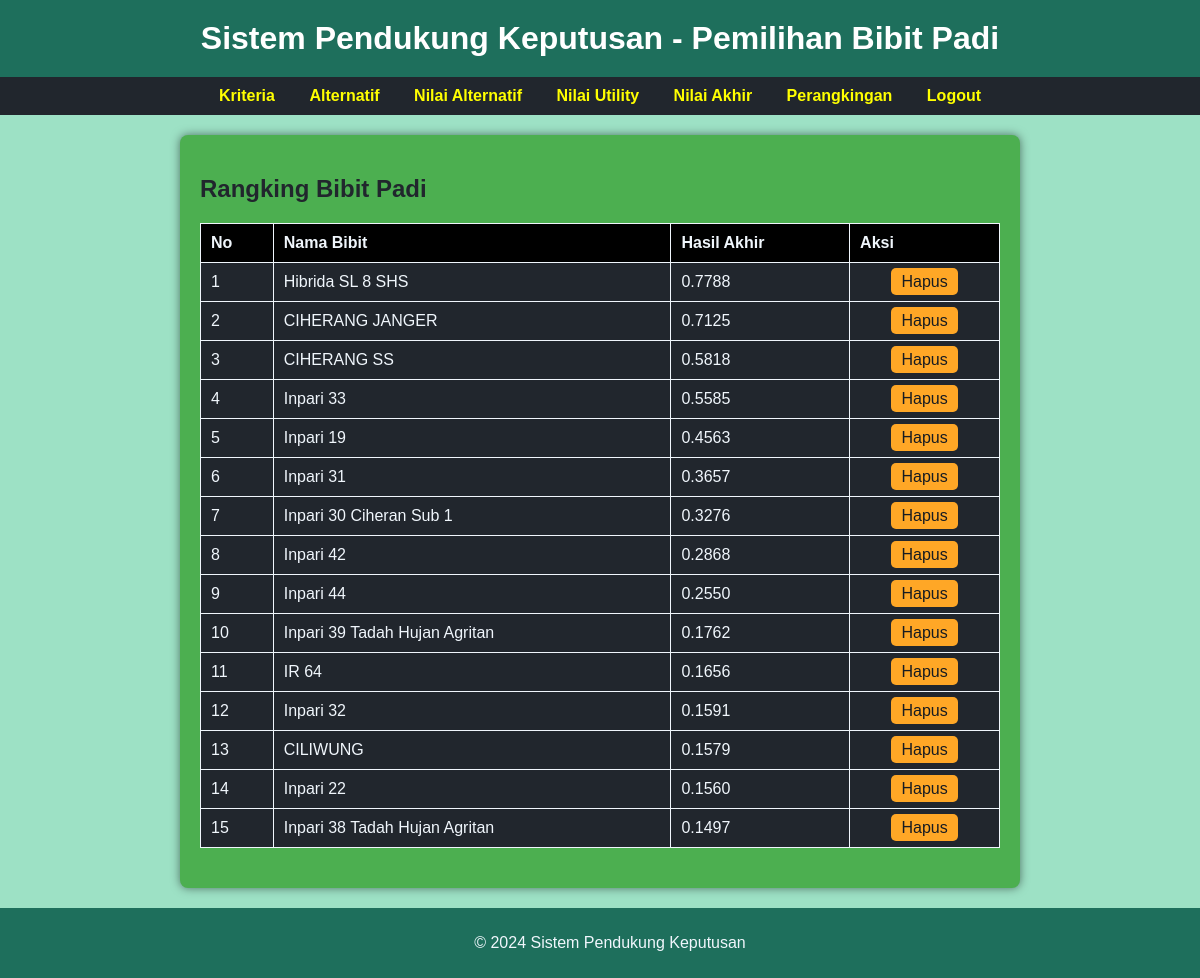
/admin/perangkingan.php (signed in), run on the app's committed database.
### tables this page shows
CREATE TABLE `rangking` (
  `rangking_id` int NOT NULL,
  `utility_id` int DEFAULT NULL,
  `hasil_akhir` float DEFAULT NULL,
  `kriteria_id` int DEFAULT NULL
);

CREATE TABLE `alternatif` (
  `alternatif_id` int NOT NULL,
  `nama_bibit` varchar(255) NOT NULL
);

### admin/perangkingan.php (the view, shortened to what this page needs)
<?php
include "../koneksi.php";
$sql = "SELECT
            alternatif.nama_bibit,
            rangking.hasil_akhir,
            rangking.rangking_id
        FROM rangking
        INNER JOIN nilai_utility ON rangking.utility_id = nilai_utility.utility_id
        INNER JOIN detail_informasi ON nilai_utility.detail_informasi_id = detail_informasi.detail_informasi_id
        INNER JOIN alternatif ON detail_informasi.alternatif_id = alternatif.alternatif_id
        ORDER BY rangking.hasil_akhir DESC";
$result = $koneksi->query($sql);
?>
<!DOCTYPE html>
<html lang="en">
<head>
    <link rel="stylesheet" href="./assets/rangking.css">
</head>
<body>
    <header>
        <h1>Sistem Pendukung Keputusan - Pemilihan Bibit Padi</h1>
    </header>
    <nav>
        <a href="kriteria.php">Kriteria</a>
        <a href="alternatif.php">Alternatif</a>
        <a href="nilaiAlternatif.php">Nilai Alternatif</a>
        <a href="utility.php">Nilai Utility</a>
        <a href="nilai_akhir.php">Nilai Akhir</a>
        <a href="#">Perangkingan</a>
        <a href="../logout.php">Logout</a>
    </nav>
    <main>
        <div class="container">
            <section id="perangkingan" class="feature">
                <h2>Rangking Bibit Padi</h2>
                <table>
                    <thead>
                        <tr>
                            <th>No</th>
                            <th>Nama Bibit</th>
                            <th>Hasil Akhir</th>
                            <th>Aksi</th>
                        </tr>
                    </thead>
                    <tbody>
                        <?php if ($result->num_rows > 0): ?>
                            <?php $no = 1; ?>
                            <?php while ($row = $result->fetch_assoc()): ?>
                                <tr>
                                    <td><?= $no++; ?></td>
                                    <td><?= htmlspecialchars($row['nama_bibit']); ?></td>
                                    <td><?= number_format($row['hasil_akhir'], 4); ?></td>
                                    <td>
                                        <div class="btn-group aksi">
                                            <a href="perangkingan.php?id=<?= htmlspecialchars($row['rangking_id']); ?>"
                                                onclick="return confirm('Apakah Anda yakin ingin menghapus data ini?');">
                                                Hapus
                                            </a>
                                        </div>
                                    </td>
                                </tr>
                            <?php endwhile; ?>
                        <?php else: ?>
                            <tr>
                                <td colspan="3">Tidak ada data</td>
                            </tr>
                        <?php endif; ?>
                    </tbody>
                </table>
            </section>
        </div>
    </main>
    <footer>
        <p>&copy; 2024 Sistem Pendukung Keputusan</p>
    </footer>
</body>
</html>

### admin/assets/rangking.css (style rules this page uses)
body { font-family: Arial, sans-serif; margin: 0; padding: 0; background-color: #9de1c5; color: #f0f6fc; display: flex; flex-direction: column; min-height: 100vh; }
header { background-color: #1e6f5c; padding: 20px; text-align: center; }
header h1 { margin: 0; color: white; }
nav { background-color: #21262d; padding: 10px; text-align: center; }
nav a { color: yellow; text-decoration: none; margin: 0 15px; font-weight: bold; }
main { flex: 1; padding: 20px; }
.container { max-width: 800px; margin: 0 auto; background-color: #4caf50; padding: 20px; border-radius: 8px; box-shadow: 0 0 10px rgba(0, 0, 0, 0.5); }
.feature { margin-bottom: 20px; }
.feature h2 { color: #21262d; }
footer { background-color: #1e6f5c; text-align: center; padding: 10px; bottom: 0; width: 100%; }
table { width: 100%; border-collapse: collapse; margin-top: 10px; }
table, th, td { border: 1px solid #f0f6fc; }
th, td { padding: 10px; text-align: left; background-color: #21262d; }
th { background-color: #000; }
.btn-group a { background-color: #ffa726; color: #161b22; border: none; padding: 5px 10px; cursor: pointer; border-radius: 5px; text-decoration: none; }
.aksi { text-align: center; align-items: center; }

### data on the page
rangking: alternatif.nama_bibit "Hibrida SL 8 SHS", hasil_akhir "0.7788"
rangking: alternatif.nama_bibit "CIHERANG JANGER", hasil_akhir "0.7125"
rangking: alternatif.nama_bibit "CIHERANG SS", hasil_akhir "0.5818"
rangking: alternatif.nama_bibit "Inpari 33", hasil_akhir "0.5585"
rangking: alternatif.nama_bibit "Inpari 19", hasil_akhir "0.4563"
rangking: alternatif.nama_bibit "Inpari 31", hasil_akhir "0.3657"
rangking: alternatif.nama_bibit "Inpari 30 Ciheran Sub 1", hasil_akhir "0.3276"
rangking: alternatif.nama_bibit "Inpari 42", hasil_akhir "0.2868"
rangking: alternatif.nama_bibit "Inpari 44", hasil_akhir "0.2550"
rangking: alternatif.nama_bibit "Inpari 39 Tadah Hujan Agritan", hasil_akhir "0.1762"
rangking: alternatif.nama_bibit "IR 64", hasil_akhir "0.1656"
rangking: alternatif.nama_bibit "Inpari 32", hasil_akhir "0.1591"
rangking: alternatif.nama_bibit "CILIWUNG", hasil_akhir "0.1579"
rangking: alternatif.nama_bibit "Inpari 22", hasil_akhir "0.1560"
rangking: alternatif.nama_bibit "Inpari 38 Tadah Hujan Agritan", hasil_akhir "0.1497"
